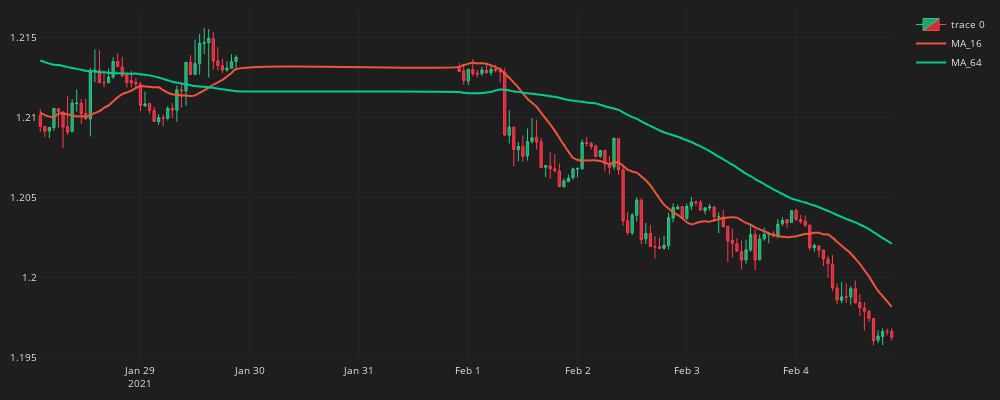

Notebook cell for this chart:
### Code cell
fig = go.Figure() 

# candle stick:
fig.add_trace(go.Candlestick(
    x = df_plot.time,
    open = df_plot.mid_o,
    high = df_plot.mid_h,
    low = df_plot.mid_l,
    close = df_plot.mid_c,

    line=dict(width=1),
    opacity=1,

    increasing_fillcolor='#24A06B',
    decreasing_fillcolor="#CC2E3C",
    increasing_line_color='#2EC886',  
    decreasing_line_color='#FF3A4C'
))


# MA:
for ma in ma_list:
    col = f'MA_{ma}'

    fig.add_trace(go.Scatter(x=df_plot.time, 
    y=df_plot[col],
    line=dict(width=2),
    line_shape='spline', 
    name=f'MA_{ma}'
    ))


fig.update_layout(width=1000, height=400, 
    margin=dict(l=10, r=10, b=10, t=10), # 讓線圖更明顯
    font=dict(size=10, color='#e1e1e1'), # 將 x 軸資料轉為白色
    paper_bgcolor='#1e1e1e', # 將背景改為黑色
    plot_bgcolor='#1e1e1e') 

fig.update_xaxes( # 更新 x 軸資料
    gridcolor='#1f292f',
    showgrid=True, 
    fixedrange=True,
    rangeslider=dict(visible=False)
)

fig.update_yaxes( # 更新 y 軸資料
    gridcolor='#1f292f',
    showgrid=True, 
    fixedrange=True
)

### Figure 1 — Plotly figure (JSON) as saved in the notebook; plotly's stock layout.template omitted (floating-point values rounded to 4 significant figures; data arrays with more than 128 entries replaced by an {"elided": "..."} marker saying what was removed)
{"data": [{"close": {"elided": "140 float values"}, "decreasing": {"fillcolor": "#CC2E3C", "line": {"color": "#FF3A4C"}}, "high": {"elided": "140 float values"}, "increasing": {"fillcolor": "#24A06B", "line": {"color": "#2EC886"}}, "line": {"width": 1}, "low": {"elided": "140 float values"}, "opacity": 1, "open": {"elided": "140 float values"}, "type": "candlestick", "x": {"elided": "140 str values"}}, {"line": {"shape": "spline", "width": 2}, "name": "MA_16", "type": "scatter", "x": {"elided": "140 str values"}, "y": {"elided": "140 float values"}}, {"line": {"shape": "spline", "width": 2}, "name": "MA_64", "type": "scatter", "x": {"elided": "140 str values"}, "y": {"elided": "140 float values"}}], "layout": {"font": {"color": "#e1e1e1", "size": 10}, "height": 400, "margin": {"b": 10, "l": 10, "r": 10, "t": 10}, "paper_bgcolor": "#1e1e1e", "plot_bgcolor": "#1e1e1e", "width": 1000, "xaxis": {"fixedrange": true, "gridcolor": "#1f292f", "rangeslider": {"visible": false}, "showgrid": true}, "yaxis": {"fixedrange": true, "gridcolor": "#1f292f", "showgrid": true}}}
